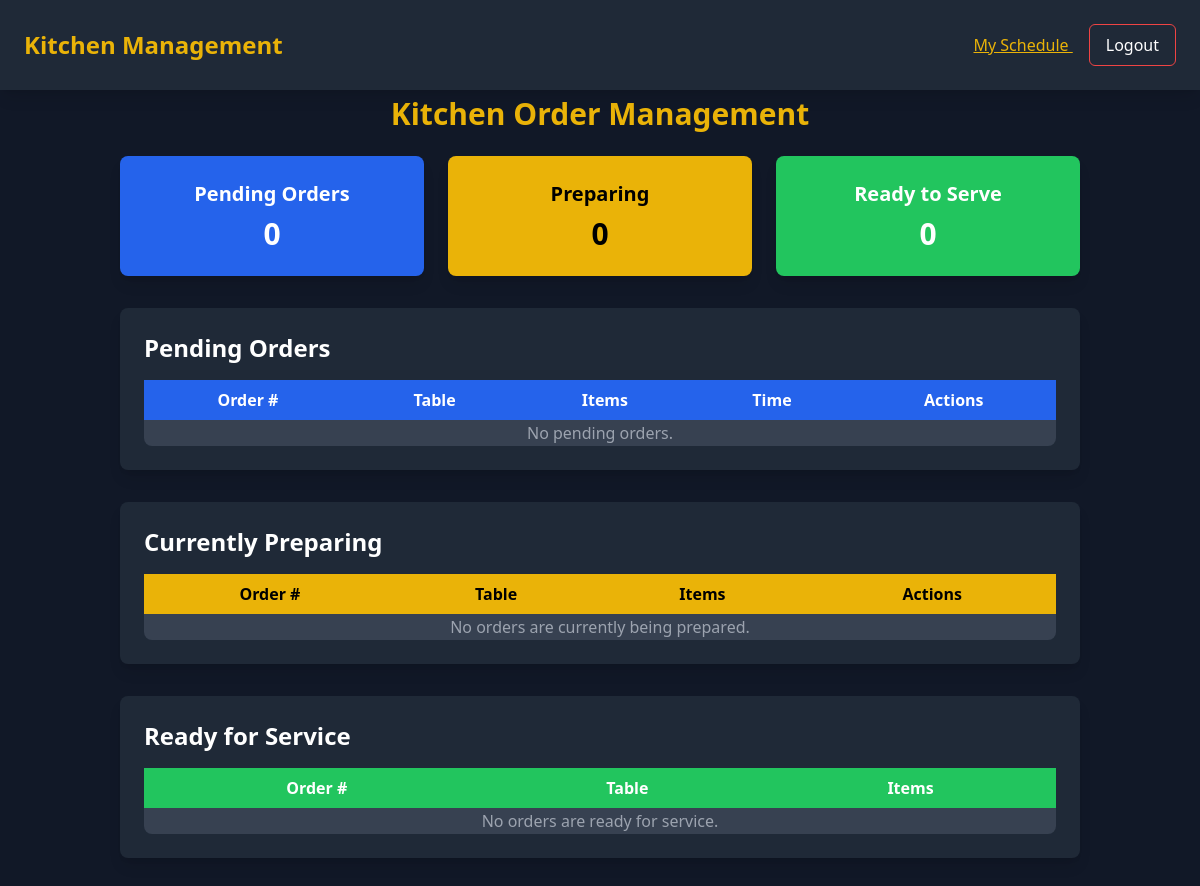
The page /core/chef-dashboard/ (signed in) on the database as committed earlier.
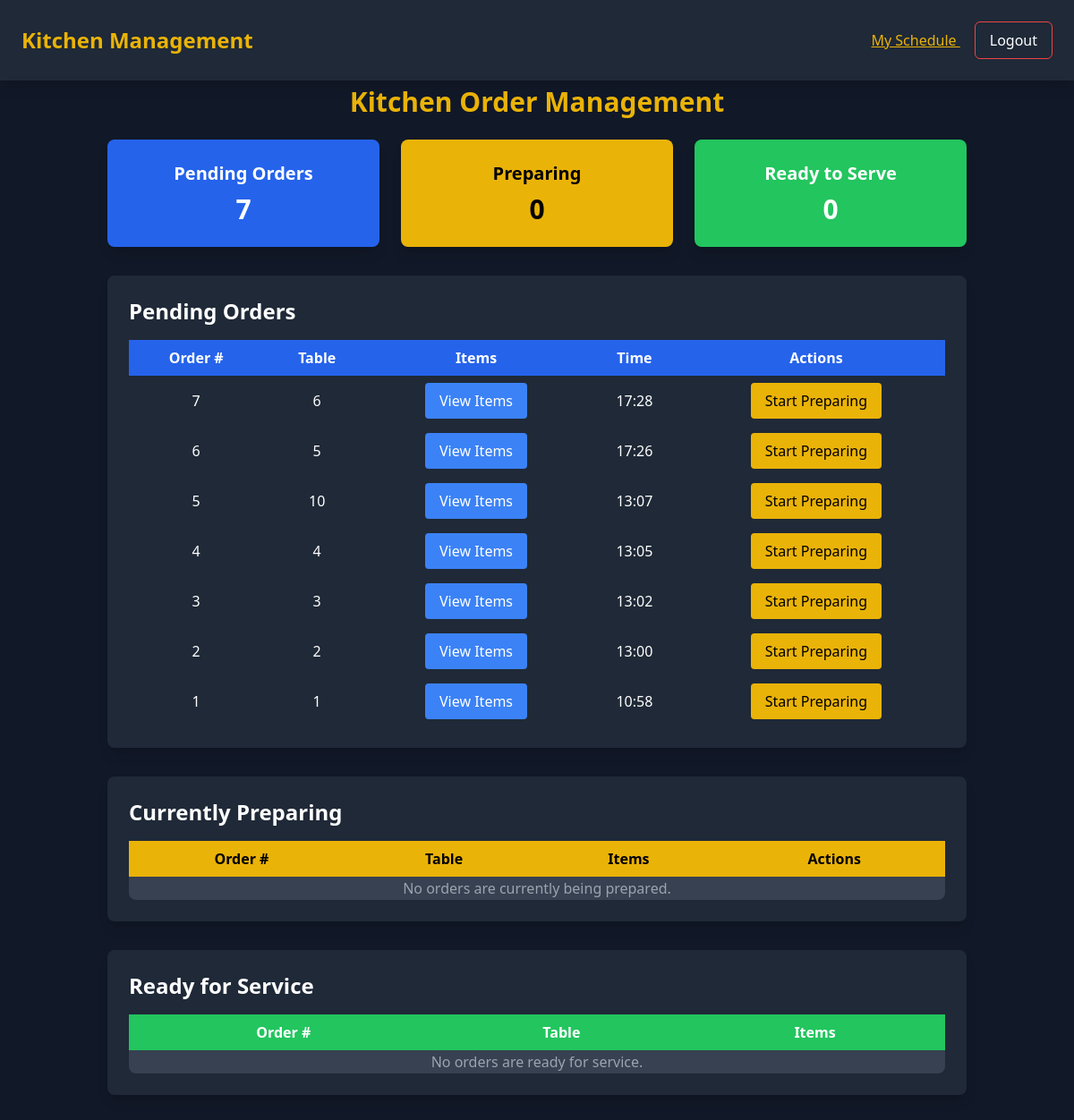
The same page on the database as committed later.
### order_management/models.py (models this page shows, shortened)
class Order(models.Model):
    STATUS_CHOICES = [
        ('pending', 'Pending'),
        ('preparing', 'Preparing'),
        ('ready', 'Ready'),
        ('served', 'Served'),
        ('completed', 'Completed'),
    ]
    PAYMENT_STATUS_CHOICES = [
        ('unpaid', 'Unpaid'),
        ('paid', 'Paid'),
    ]
    table_number = models.IntegerField()
    waiter = models.ForeignKey(User, on_delete=models.SET_NULL, null=True, related_name='orders')
    status = models.CharField(max_length=20, choices=STATUS_CHOICES, default='pending')
    payment_status = models.CharField(max_length=20, choices=PAYMENT_STATUS_CHOICES, default='unpaid')
    created_at = models.DateTimeField(auto_now_add=True)
    class Meta:
        ordering = ['-created_at']

### core/views.py (the view)
# urls.py: path('chef-dashboard/', views.chef_dashboard, name='chef_dashboard'),
@login_required
@user_passes_test(is_chef)
def chef_dashboard(request):
    pending_orders = Order.objects.filter(status="pending")
    preparing_orders = Order.objects.filter(status="preparing")
    ready_orders = Order.objects.filter(status="ready")
    context = {
        "pending_orders": pending_orders,
        "preparing_orders": preparing_orders,
        "ready_orders": ready_orders,
    }
    return render(request, "core/chef_dashboard.html", context)

### core/views.py (called while the page is built)
def is_chef(user):
    return user.is_authenticated and hasattr(user, 'userprofile') and user.userprofile.role == "Chef"

### core/templates/core/chef_dashboard.html (shortened to what the changed rows need)
<!DOCTYPE html>
<html lang="en">
<head>
    <script src="https://cdn.tailwindcss.com"></script>
</head>
<body class="bg-gray-900 text-white font-sans">
    <nav class="bg-gray-800 shadow-lg p-6 flex justify-between items-center fixed top-0 left-0 w-full z-50">
        <h1 class="text-yellow-500 text-2xl font-bold">Kitchen Management</h1>
    </nav>
    <div class="container mx-auto pt-24 p-8">
        <h2 class="text-3xl font-bold mb-6 text-yellow-500 text-center">Kitchen Order Management</h2>
        <div class="grid grid-cols-1 md:grid-cols-3 gap-6 mb-8">
            <div class="bg-blue-600 p-6 rounded-lg shadow-lg text-center">
                <h5 class="text-xl font-semibold">Pending Orders</h5>
                <h2 class="text-3xl font-bold mt-2">{{ pending_orders.count }}</h2>
            </div>
            <div class="bg-yellow-500 p-6 rounded-lg shadow-lg text-center text-black">
                <h2 class="text-3xl font-bold mt-2">{{ preparing_orders.count }}</h2>
            </div>
            <div class="bg-green-500 p-6 rounded-lg shadow-lg text-center">
                <h2 class="text-3xl font-bold mt-2">{{ ready_orders.count }}</h2>
            </div>
        </div>
        <div class="bg-gray-800 p-6 rounded-lg shadow-lg mb-8">
            <h2 class="text-2xl font-semibold mb-4">Pending Orders</h2>
            <table class="w-full bg-gray-700 rounded-lg">
                <thead class="bg-blue-600 text-white">
                    <tr>
                        <th class="px-4 py-2">Order #</th>
                        <th class="px-4 py-2">Table</th>
                        <th class="px-4 py-2">Items</th>
                        <th class="px-4 py-2">Time</th>
                        <th class="px-4 py-2">Actions</th>
                    </tr>
                </thead>
                <tbody>
                    {% for order in pending_orders %}
                    <tr class="bg-gray-800">
                        <td class="px-4 py-2 text-center">{{ order.id }}</td>
                        <td class="px-4 py-2 text-center">{{ order.table_number }}</td>
                        <td class="px-4 py-2 text-center">
                            <button onclick="viewOrderDetails('{{ order.id }}')" class="bg-blue-500 px-4 py-2 rounded hover:bg-blue-600">View Items</button>
                        </td>
                        <td class="px-4 py-2 text-center">{{ order.created_at|date:"H:i" }}</td>
                        <td class="px-4 py-2 text-center">
                            <button onclick="updateOrderStatus('{{ order.id }}', 'preparing')" class="bg-yellow-500 text-black px-4 py-2 rounded hover:bg-yellow-600">Start Preparing</button>
                        </td>
                    </tr>
                    {% empty %}
                    <tr>
                        <td colspan="5" class="text-center text-gray-400">No pending orders.</td>
                    </tr>
                    {% endfor %}
                </tbody>
            </table>
        </div>
        <div class="bg-gray-800 p-6 rounded-lg shadow-lg mb-8">
            <h2 class="text-2xl font-semibold mb-4">Currently Preparing</h2>
            <table class="w-full bg-gray-700 rounded-lg">
                <thead class="bg-yellow-500 text-black">
                    <tr>
                        <th class="px-4 py-2">Order #</th>
                        <th class="px-4 py-2">Table</th>
                        <th class="px-4 py-2">Items</th>
                        <th class="px-4 py-2">Actions</th>
                    </tr>
                </thead>
            </table>
        </div>
        <div class="bg-gray-800 p-6 rounded-lg shadow-lg">
            <h2 class="text-2xl font-semibold mb-4">Ready for Service</h2>
            <table class="w-full bg-gray-700 rounded-lg">
                <thead class="bg-green-500 text-white">
                    <tr>
                        <th class="px-4 py-2">Order #</th>
                        <th class="px-4 py-2">Table</th>
                        <th class="px-4 py-2">Items</th>
                    </tr>
                </thead>
            </table>
        </div>
    </div>
</body>
</html>

Rows that differ between the two databases and show on the page:
added Order: id "7", table_number "6", created_at "17:28"
added Order: id "6", table_number "5", created_at "17:26"
added Order: id "5", table_number "10", created_at "13:07"
added Order: id "4", table_number "4", created_at "13:05"
added Order: id "3", table_number "3", created_at "13:02"
added Order: id "2", table_number "2", created_at "13:00"
added Order: id "1", table_number "1", created_at "10:58"
Other text that changed with them:
{{ pending_orders.count }}: "0" → "7"
text no longer shown: "No pending orders."
